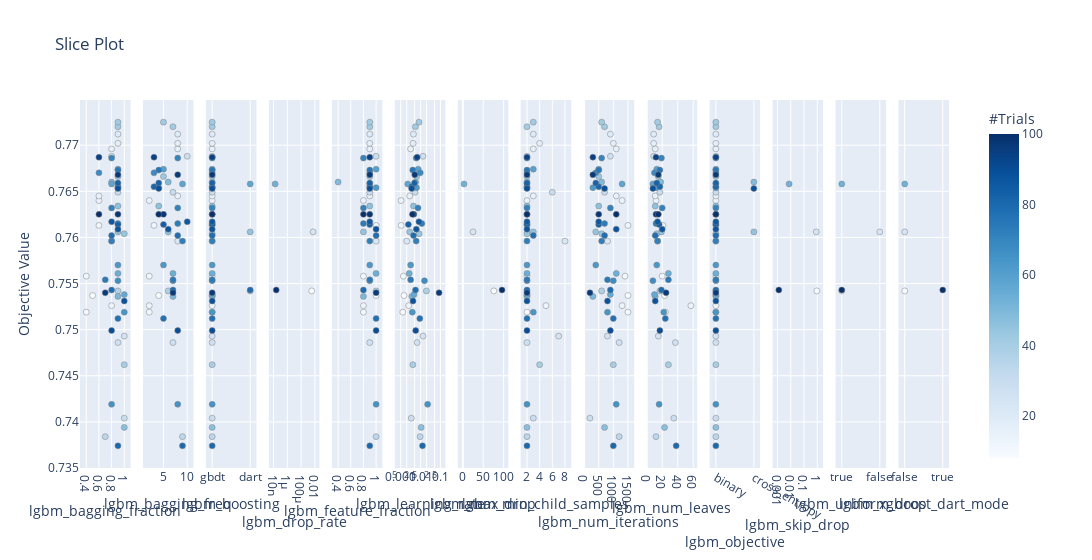

The notebook cell this image was saved under:
### Code cell
optuna.visualization.plot_slice(study)

### Figure 1 — Plotly figure (JSON) as saved in the notebook; plotly's stock layout.template omitted (floating-point values rounded to 4 significant figures)
{"data": [{"marker": {"color": [8, 10, 11, 12, 13, 14, 15, 16, 17, 20, 22, 25, 27, 28, 29, 30, 34, 38, 40, 41, 42, 43, 44, 45, 46, 47, 49, 50, 54, 56, 58, 60, 62, 63, 64, 65, 67, 68, 70, 71, 72, 73, 74, 75, 77, 78, 79, 80, 81, 82, 83, 86, 87, 88, 89, 90, 94, 96, 97, 98, 100], "colorbar": {"title": {"text": "#Trials"}, "x": 1, "xpad": 40}, "colorscale": [[0, "rgb(247,251,255)"], [0.125, "rgb(222,235,247)"], [0.25, "rgb(198,219,239)"], [0.375, "rgb(158,202,225)"], [0.5, "rgb(107,174,214)"], [0.625, "rgb(66,146,198)"], [0.75, "rgb(33,113,181)"], [0.875, "rgb(8,81,156)"], [1, "rgb(8,48,107)"]], "line": {"color": "Grey", "width": 0.5}, "showscale": true}, "mode": "markers", "showlegend": false, "type": "scatter", "x": [0.5, 0.4, 0.4, 0.6, 0.8, 0.6, 0.6, 0.8, 0.9, 0.9, 0.8, 1, 0.9, 0.8, 1, 0.9, 0.7, 0.9, 1, 0.9, 0.9, 0.9, 1, 0.9, 0.9, 1, 0.8, 0.9, 0.9, 1, 0.8, 0.9, 0.9, 0.9, 1, 0.8, 0.9, 0.6, 0.8, 0.8, 0.8, 0.9, 0.7, 0.9, 0.9, 0.8, 0.8, 0.9, 0.9, 0.9, 0.9, 0.8, 0.9, 1, 0.9, 0.8, 0.6, 0.7, 0.9, 0.9, 0.6], "xaxis": "x", "y": [0.7537, 0.7519, 0.7558, 0.7613, 0.7526, 0.764, 0.7645, 0.7696, 0.7702, 0.7712, 0.7596, 0.7493, 0.7486, 0.7688, 0.7404, 0.7649, 0.7384, 0.7542, 0.7462, 0.772, 0.7725, 0.7666, 0.7604, 0.7606, 0.7634, 0.7394, 0.766, 0.7536, 0.7561, 0.7538, 0.7658, 0.7674, 0.7654, 0.757, 0.7519, 0.7419, 0.7553, 0.767, 0.7686, 0.7632, 0.7596, 0.7615, 0.7554, 0.7673, 0.7512, 0.7602, 0.7543, 0.7374, 0.7655, 0.7659, 0.7614, 0.7617, 0.7609, 0.7531, 0.7653, 0.7499, 0.7687, 0.754, 0.7668, 0.7625, 0.7625], "yaxis": "y"}, {"marker": {"color": [8, 10, 11, 12, 13, 14, 15, 16, 17, 20, 22, 27, 28, 30, 34, 38, 41, 42, 43, 45, 46, 49, 50, 54, 58, 60, 62, 63, 65, 67, 68, 70, 71, 72, 73, 74, 75, 77, 78, 79, 80, 81, 82, 83, 86, 87, 89, 90, 94, 96, 97, 98, 100], "colorbar": {"title": {"text": "#Trials"}, "x": 1, "xpad": 40}, "colorscale": [[0, "rgb(247,251,255)"], [0.125, "rgb(222,235,247)"], [0.25, "rgb(198,219,239)"], [0.375, "rgb(158,202,225)"], [0.5, "rgb(107,174,214)"], [0.625, "rgb(66,146,198)"], [0.75, "rgb(33,113,181)"], [0.875, "rgb(8,81,156)"], [1, "rgb(8,48,107)"]], "line": {"color": "Grey", "width": 0.5}, "showscale": false}, "mode": "markers", "showlegend": false, "type": "scatter", "x": [4, 2, 2, 3, 2, 2, 8, 8, 8, 8, 8, 7, 10, 7, 9, 6, 7, 5, 5, 6, 4, 6, 7, 7, 9, 5, 4, 5, 8, 7, 3, 8, 8, 9, 8, 7, 4, 5, 8, 7, 9, 3, 4, 5, 10, 6, 4, 8, 3, 7, 8, 5, 4], "xaxis": "x2", "y": [0.7537, 0.7519, 0.7558, 0.7613, 0.7526, 0.764, 0.7645, 0.7696, 0.7702, 0.7712, 0.7596, 0.7486, 0.7688, 0.7649, 0.7384, 0.7542, 0.772, 0.7725, 0.7666, 0.7606, 0.7634, 0.766, 0.7536, 0.7561, 0.7658, 0.7674, 0.7654, 0.757, 0.7419, 0.7553, 0.767, 0.7686, 0.7632, 0.7596, 0.7615, 0.7554, 0.7673, 0.7512, 0.7602, 0.7543, 0.7374, 0.7655, 0.7659, 0.7614, 0.7617, 0.7609, 0.7653, 0.7499, 0.7687, 0.754, 0.7668, 0.7625, 0.7625], "yaxis": "y2"}, {"marker": {"color": [8, 10, 11, 12, 13, 14, 15, 16, 17, 20, 22, 25, 27, 28, 29, 30, 34, 38, 40, 41, 42, 43, 44, 45, 46, 47, 49, 50, 54, 56, 58, 60, 62, 63, 64, 65, 67, 68, 70, 71, 72, 73, 74, 75, 77, 78, 79, 80, 81, 82, 83, 86, 87, 88, 89, 90, 94, 96, 97, 98, 100], "colorbar": {"title": {"text": "#Trials"}, "x": 1, "xpad": 40}, "colorscale": [[0, "rgb(247,251,255)"], [0.125, "rgb(222,235,247)"], [0.25, "rgb(198,219,239)"], [0.375, "rgb(158,202,225)"], [0.5, "rgb(107,174,214)"], [0.625, "rgb(66,146,198)"], [0.75, "rgb(33,113,181)"], [0.875, "rgb(8,81,156)"], [1, "rgb(8,48,107)"]], "line": {"color": "Grey", "width": 0.5}, "showscale": false}, "mode": "markers", "showlegend": false, "type": "scatter", "x": ["gbdt", "gbdt", "gbdt", "gbdt", "gbdt", "gbdt", "gbdt", "gbdt", "gbdt", "gbdt", "gbdt", "gbdt", "gbdt", "gbdt", "gbdt", "gbdt", "gbdt", "dart", "gbdt", "gbdt", "gbdt", "gbdt", "gbdt", "dart", "gbdt", "gbdt", "gbdt", "gbdt", "gbdt", "gbdt", "dart", "gbdt", "gbdt", "gbdt", "gbdt", "gbdt", "gbdt", "gbdt", "gbdt", "gbdt", "gbdt", "gbdt", "gbdt", "gbdt", "gbdt", "gbdt", "dart", "gbdt", "gbdt", "gbdt", "gbdt", "gbdt", "gbdt", "gbdt", "gbdt", "gbdt", "gbdt", "gbdt", "gbdt", "gbdt", "gbdt"], "xaxis": "x3", "y": [0.7537, 0.7519, 0.7558, 0.7613, 0.7526, 0.764, 0.7645, 0.7696, 0.7702, 0.7712, 0.7596, 0.7493, 0.7486, 0.7688, 0.7404, 0.7649, 0.7384, 0.7542, 0.7462, 0.772, 0.7725, 0.7666, 0.7604, 0.7606, 0.7634, 0.7394, 0.766, 0.7536, 0.7561, 0.7538, 0.7658, 0.7674, 0.7654, 0.757, 0.7519, 0.7419, 0.7553, 0.767, 0.7686, 0.7632, 0.7596, 0.7615, 0.7554, 0.7673, 0.7512, 0.7602, 0.7543, 0.7374, 0.7655, 0.7659, 0.7614, 0.7617, 0.7609, 0.7531, 0.7653, 0.7499, 0.7687, 0.754, 0.7668, 0.7625, 0.7625], "yaxis": "y3"}, {"marker": {"color": [38, 45, 58, 79], "colorbar": {"title": {"text": "#Trials"}, "x": 1, "xpad": 40}, "colorscale": [[0, "rgb(247,251,255)"], [0.125, "rgb(222,235,247)"], [0.25, "rgb(198,219,239)"], [0.375, "rgb(158,202,225)"], [0.5, "rgb(107,174,214)"], [0.625, "rgb(66,146,198)"], [0.75, "rgb(33,113,181)"], [0.875, "rgb(8,81,156)"], [1, "rgb(8,48,107)"]], "line": {"color": "Grey", "width": 0.5}, "showscale": false}, "mode": "markers", "showlegend": false, "type": "scatter", "x": [0.003442, 0.005495, 1.702e-08, 2.433e-08], "xaxis": "x4", "y": [0.7542, 0.7606, 0.7658, 0.7543], "yaxis": "y4"}, {"marker": {"color": [8, 10, 11, 12, 13, 14, 15, 16, 17, 20, 22, 27, 28, 30, 34, 38, 41, 42, 43, 45, 46, 49, 50, 54, 58, 60, 62, 63, 65, 67, 68, 70, 71, 72, 73, 74, 75, 77, 78, 79, 80, 81, 82, 83, 86, 87, 89, 90, 94, 96, 97, 98, 100], "colorbar": {"title": {"text": "#Trials"}, "x": 1, "xpad": 40}, "colorscale": [[0, "rgb(247,251,255)"], [0.125, "rgb(222,235,247)"], [0.25, "rgb(198,219,239)"], [0.375, "rgb(158,202,225)"], [0.5, "rgb(107,174,214)"], [0.625, "rgb(66,146,198)"], [0.75, "rgb(33,113,181)"], [0.875, "rgb(8,81,156)"], [1, "rgb(8,48,107)"]], "line": {"color": "Grey", "width": 0.5}, "showscale": false}, "mode": "markers", "showlegend": false, "type": "scatter", "x": [1, 0.8, 0.8, 1, 0.8, 0.8, 0.9, 0.9, 0.9, 0.9, 1, 0.9, 1, 0.9, 1, 1, 0.9, 0.9, 0.9, 0.8, 0.9, 0.4, 0.8, 1, 0.9, 1, 1, 0.9, 1, 0.9, 0.9, 0.8, 0.8, 0.9, 0.8, 0.9, 0.9, 1, 1, 0.8, 0.9, 0.9, 0.9, 0.9, 0.9, 1, 0.9, 1, 0.9, 1, 0.9, 0.9, 0.8], "xaxis": "x5", "y": [0.7537, 0.7519, 0.7558, 0.7613, 0.7526, 0.764, 0.7645, 0.7696, 0.7702, 0.7712, 0.7596, 0.7486, 0.7688, 0.7649, 0.7384, 0.7542, 0.772, 0.7725, 0.7666, 0.7606, 0.7634, 0.766, 0.7536, 0.7561, 0.7658, 0.7674, 0.7654, 0.757, 0.7419, 0.7553, 0.767, 0.7686, 0.7632, 0.7596, 0.7615, 0.7554, 0.7673, 0.7512, 0.7602, 0.7543, 0.7374, 0.7655, 0.7659, 0.7614, 0.7617, 0.7609, 0.7653, 0.7499, 0.7687, 0.754, 0.7668, 0.7625, 0.7625], "yaxis": "y5"}, {"marker": {"color": [8, 10, 11, 12, 13, 14, 15, 16, 17, 20, 22, 25, 27, 28, 29, 30, 34, 38, 40, 41, 42, 43, 44, 45, 46, 47, 49, 50, 54, 56, 58, 60, 62, 63, 64, 65, 67, 68, 70, 71, 72, 73, 74, 75, 77, 78, 79, 80, 81, 82, 83, 86, 87, 88, 89, 90, 94, 96, 97, 98, 100], "colorbar": {"title": {"text": "#Trials"}, "x": 1, "xpad": 40}, "colorscale": [[0, "rgb(247,251,255)"], [0.125, "rgb(222,235,247)"], [0.25, "rgb(198,219,239)"], [0.375, "rgb(158,202,225)"], [0.5, "rgb(107,174,214)"], [0.625, "rgb(66,146,198)"], [0.75, "rgb(33,113,181)"], [0.875, "rgb(8,81,156)"], [1, "rgb(8,48,107)"]], "line": {"color": "Grey", "width": 0.5}, "showscale": false}, "mode": "markers", "showlegend": false, "type": "scatter", "x": [0.001446, 0.001265, 0.001355, 0.001046, 0.002508, 0.001036, 0.002821, 0.003124, 0.004199, 0.004359, 0.002004, 0.01323, 0.006681, 0.01315, 0.003383, 0.005175, 0.00949, 0.01958, 0.004068, 0.005421, 0.008294, 0.006283, 0.008434, 0.00279, 0.004394, 0.01066, 0.005619, 0.003609, 0.00267, 0.004652, 0.002245, 0.007576, 0.006202, 0.00313, 0.003835, 0.02263, 0.01566, 0.009617, 0.006002, 0.007384, 0.005972, 0.0115, 0.003141, 0.00401, 0.009133, 0.004377, 0.005521, 0.01245, 0.003585, 0.004905, 0.002423, 0.008221, 0.006087, 0.004146, 0.003527, 0.005653, 0.00667, 0.08511, 0.005061, 0.004536, 0.003882], "xaxis": "x6", "y": [0.7537, 0.7519, 0.7558, 0.7613, 0.7526, 0.764, 0.7645, 0.7696, 0.7702, 0.7712, 0.7596, 0.7493, 0.7486, 0.7688, 0.7404, 0.7649, 0.7384, 0.7542, 0.7462, 0.772, 0.7725, 0.7666, 0.7604, 0.7606, 0.7634, 0.7394, 0.766, 0.7536, 0.7561, 0.7538, 0.7658, 0.7674, 0.7654, 0.757, 0.7519, 0.7419, 0.7553, 0.767, 0.7686, 0.7632, 0.7596, 0.7615, 0.7554, 0.7673, 0.7512, 0.7602, 0.7543, 0.7374, 0.7655, 0.7659, 0.7614, 0.7617, 0.7609, 0.7531, 0.7653, 0.7499, 0.7687, 0.754, 0.7668, 0.7625, 0.7625], "yaxis": "y6"}, {"marker": {"color": [38, 45, 58, 79], "colorbar": {"title": {"text": "#Trials"}, "x": 1, "xpad": 40}, "colorscale": [[0, "rgb(247,251,255)"], [0.125, "rgb(222,235,247)"], [0.25, "rgb(198,219,239)"], [0.375, "rgb(158,202,225)"], [0.5, "rgb(107,174,214)"], [0.625, "rgb(66,146,198)"], [0.75, "rgb(33,113,181)"], [0.875, "rgb(8,81,156)"], [1, "rgb(8,48,107)"]], "line": {"color": "Grey", "width": 0.5}, "showscale": false}, "mode": "markers", "showlegend": false, "type": "scatter", "x": [76, 25, 3, 96], "xaxis": "x7", "y": [0.7542, 0.7606, 0.7658, 0.7543], "yaxis": "y7"}, {"marker": {"color": [8, 10, 11, 12, 13, 14, 15, 16, 17, 20, 22, 25, 27, 28, 29, 30, 34, 38, 40, 41, 42, 43, 44, 45, 46, 47, 49, 50, 54, 56, 58, 60, 62, 63, 64, 65, 67, 68, 70, 71, 72, 73, 74, 75, 77, 78, 79, 80, 81, 82, 83, 86, 87, 88, 89, 90, 94, 96, 97, 98, 100], "colorbar": {"title": {"text": "#Trials"}, "x": 1, "xpad": 40}, "colorscale": [[0, "rgb(247,251,255)"], [0.125, "rgb(222,235,247)"], [0.25, "rgb(198,219,239)"], [0.375, "rgb(158,202,225)"], [0.5, "rgb(107,174,214)"], [0.625, "rgb(66,146,198)"], [0.75, "rgb(33,113,181)"], [0.875, "rgb(8,81,156)"], [1, "rgb(8,48,107)"]], "line": {"color": "Grey", "width": 0.5}, "showscale": false}, "mode": "markers", "showlegend": false, "type": "scatter", "x": [2, 2, 2, 2, 5, 2, 3, 3, 4, 3, 8, 7, 2, 2, 3, 6, 2, 2, 4, 2, 3, 2, 2, 3, 2, 2, 2, 2, 2, 2, 2, 3, 2, 2, 3, 2, 2, 2, 2, 2, 2, 2, 2, 2, 2, 3, 2, 2, 2, 2, 2, 2, 2, 2, 2, 2, 2, 2, 2, 2, 2], "xaxis": "x8", "y": [0.7537, 0.7519, 0.7558, 0.7613, 0.7526, 0.764, 0.7645, 0.7696, 0.7702, 0.7712, 0.7596, 0.7493, 0.7486, 0.7688, 0.7404, 0.7649, 0.7384, 0.7542, 0.7462, 0.772, 0.7725, 0.7666, 0.7604, 0.7606, 0.7634, 0.7394, 0.766, 0.7536, 0.7561, 0.7538, 0.7658, 0.7674, 0.7654, 0.757, 0.7519, 0.7419, 0.7553, 0.767, 0.7686, 0.7632, 0.7596, 0.7615, 0.7554, 0.7673, 0.7512, 0.7602, 0.7543, 0.7374, 0.7655, 0.7659, 0.7614, 0.7617, 0.7609, 0.7531, 0.7653, 0.7499, 0.7687, 0.754, 0.7668, 0.7625, 0.7625], "yaxis": "y8"}, {"marker": {"color": [8, 10, 11, 12, 13, 14, 15, 16, 17, 20, 22, 25, 27, 28, 29, 30, 34, 38, 40, 41, 42, 43, 44, 45, 46, 47, 49, 50, 54, 56, 58, 60, 62, 63, 64, 65, 67, 68, 70, 71, 72, 73, 74, 75, 77, 78, 79, 80, 81, 82, 83, 86, 87, 88, 89, 90, 94, 96, 97, 98, 100], "colorbar": {"title": {"text": "#Trials"}, "x": 1, "xpad": 40}, "colorscale": [[0, "rgb(247,251,255)"], [0.125, "rgb(222,235,247)"], [0.25, "rgb(198,219,239)"], [0.375, "rgb(158,202,225)"], [0.5, "rgb(107,174,214)"], [0.625, "rgb(66,146,198)"], [0.75, "rgb(33,113,181)"], [0.875, "rgb(8,81,156)"], [1, "rgb(8,48,107)"]], "line": {"color": "Grey", "width": 0.5}, "showscale": false}, "mode": "markers", "showlegend": false, "type": "scatter", "x": [1500, 1500, 1400, 1500, 1300, 1300, 1100, 1100, 1000, 900, 800, 800, 1200, 900, 200, 700, 1200, 600, 1000, 700, 600, 500, 600, 400, 500, 700, 600, 300, 1100, 900, 1300, 500, 300, 400, 800, 1100, 1000, 400, 600, 900, 600, 700, 800, 500, 1000, 700, 900, 1000, 500, 400, 500, 500, 1100, 800, 700, 900, 300, 200, 300, 500, 1100], "xaxis": "x9", "y": [0.7537, 0.7519, 0.7558, 0.7613, 0.7526, 0.764, 0.7645, 0.7696, 0.7702, 0.7712, 0.7596, 0.7493, 0.7486, 0.7688, 0.7404, 0.7649, 0.7384, 0.7542, 0.7462, 0.772, 0.7725, 0.7666, 0.7604, 0.7606, 0.7634, 0.7394, 0.766, 0.7536, 0.7561, 0.7538, 0.7658, 0.7674, 0.7654, 0.757, 0.7519, 0.7419, 0.7553, 0.767, 0.7686, 0.7632, 0.7596, 0.7615, 0.7554, 0.7673, 0.7512, 0.7602, 0.7543, 0.7374, 0.7655, 0.7659, 0.7614, 0.7617, 0.7609, 0.7531, 0.7653, 0.7499, 0.7687, 0.754, 0.7668, 0.7625, 0.7625], "yaxis": "y9"}, {"marker": {"color": [8, 10, 11, 12, 13, 14, 15, 16, 17, 20, 22, 25, 27, 28, 29, 30, 34, 38, 40, 41, 42, 43, 44, 45, 46, 47, 49, 50, 54, 56, 58, 60, 62, 63, 64, 65, 67, 68, 70, 71, 72, 73, 74, 75, 77, 78, 79, 80, 81, 82, 83, 86, 87, 88, 89, 90, 94, 96, 97, 98, 100], "colorbar": {"title": {"text": "#Trials"}, "x": 1, "xpad": 40}, "colorscale": [[0, "rgb(247,251,255)"], [0.125, "rgb(222,235,247)"], [0.25, "rgb(198,219,239)"], [0.375, "rgb(158,202,225)"], [0.5, "rgb(107,174,214)"], [0.625, "rgb(66,146,198)"], [0.75, "rgb(33,113,181)"], [0.875, "rgb(8,81,156)"], [1, "rgb(8,48,107)"]], "line": {"color": "Grey", "width": 0.5}, "showscale": false}, "mode": "markers", "showlegend": false, "type": "scatter", "x": [23, 24, 20, 21, 57, 12, 11, 11, 9, 9, 14, 15, 37, 9, 35, 17, 12, 17, 28, 16, 14, 15, 13, 19, 11, 23, 18, 11, 28, 10, 8, 13, 12, 13, 22, 16, 8, 10, 19, 20, 14, 12, 28, 17, 24, 11, 19, 38, 17, 13, 16, 14, 20, 11, 8, 17, 12, 25, 15, 12, 15], "xaxis": "x10", "y": [0.7537, 0.7519, 0.7558, 0.7613, 0.7526, 0.764, 0.7645, 0.7696, 0.7702, 0.7712, 0.7596, 0.7493, 0.7486, 0.7688, 0.7404, 0.7649, 0.7384, 0.7542, 0.7462, 0.772, 0.7725, 0.7666, 0.7604, 0.7606, 0.7634, 0.7394, 0.766, 0.7536, 0.7561, 0.7538, 0.7658, 0.7674, 0.7654, 0.757, 0.7519, 0.7419, 0.7553, 0.767, 0.7686, 0.7632, 0.7596, 0.7615, 0.7554, 0.7673, 0.7512, 0.7602, 0.7543, 0.7374, 0.7655, 0.7659, 0.7614, 0.7617, 0.7609, 0.7531, 0.7653, 0.7499, 0.7687, 0.754, 0.7668, 0.7625, 0.7625], "yaxis": "y10"}, {"marker": {"color": [8, 10, 11, 12, 13, 14, 15, 16, 17, 20, 22, 25, 27, 28, 29, 30, 34, 38, 40, 41, 42, 43, 44, 45, 46, 47, 49, 50, 54, 56, 58, 60, 62, 63, 64, 65, 67, 68, 70, 71, 72, 73, 74, 75, 77, 78, 79, 80, 81, 82, 83, 86, 87, 88, 89, 90, 94, 96, 97, 98, 100], "colorbar": {"title": {"text": "#Trials"}, "x": 1, "xpad": 40}, "colorscale": [[0, "rgb(247,251,255)"], [0.125, "rgb(222,235,247)"], [0.25, "rgb(198,219,239)"], [0.375, "rgb(158,202,225)"], [0.5, "rgb(107,174,214)"], [0.625, "rgb(66,146,198)"], [0.75, "rgb(33,113,181)"], [0.875, "rgb(8,81,156)"], [1, "rgb(8,48,107)"]], "line": {"color": "Grey", "width": 0.5}, "showscale": false}, "mode": "markers", "showlegend": false, "type": "scatter", "x": ["binary", "binary", "binary", "binary", "binary", "binary", "binary", "binary", "binary", "binary", "binary", "binary", "binary", "binary", "binary", "binary", "binary", "binary", "binary", "binary", "binary", "binary", "binary", "cross_entropy", "binary", "binary", "cross_entropy", "binary", "binary", "binary", "binary", "binary", "binary", "binary", "binary", "binary", "binary", "binary", "binary", "binary", "binary", "binary", "binary", "binary", "binary", "binary", "binary", "binary", "binary", "binary", "binary", "binary", "binary", "binary", "cross_entropy", "binary", "binary", "binary", "binary", "binary", "binary"], "xaxis": "x11", "y": [0.7537, 0.7519, 0.7558, 0.7613, 0.7526, 0.764, 0.7645, 0.7696, 0.7702, 0.7712, 0.7596, 0.7493, 0.7486, 0.7688, 0.7404, 0.7649, 0.7384, 0.7542, 0.7462, 0.772, 0.7725, 0.7666, 0.7604, 0.7606, 0.7634, 0.7394, 0.766, 0.7536, 0.7561, 0.7538, 0.7658, 0.7674, 0.7654, 0.757, 0.7519, 0.7419, 0.7553, 0.767, 0.7686, 0.7632, 0.7596, 0.7615, 0.7554, 0.7673, 0.7512, 0.7602, 0.7543, 0.7374, 0.7655, 0.7659, 0.7614, 0.7617, 0.7609, 0.7531, 0.7653, 0.7499, 0.7687, 0.754, 0.7668, 0.7625, 0.7625], "yaxis": "y11"}, {"marker": {"color": [38, 45, 58, 79], "colorbar": {"title": {"text": "#Trials"}, "x": 1, "xpad": 40}, "colorscale": [[0, "rgb(247,251,255)"], [0.125, "rgb(222,235,247)"], [0.25, "rgb(198,219,239)"], [0.375, "rgb(158,202,225)"], [0.5, "rgb(107,174,214)"], [0.625, "rgb(66,146,198)"], [0.75, "rgb(33,113,181)"], [0.875, "rgb(8,81,156)"], [1, "rgb(8,48,107)"]], "line": {"color": "Grey", "width": 0.5}, "showscale": false}, "mode": "markers", "showlegend": false, "type": "scatter", "x": [0.9245, 0.8446, 0.007476, 0.001248], "xaxis": "x12", "y": [0.7542, 0.7606, 0.7658, 0.7543], "yaxis": "y12"}, {"marker": {"color": [38, 45, 58, 79], "colorbar": {"title": {"text": "#Trials"}, "x": 1, "xpad": 40}, "colorscale": [[0, "rgb(247,251,255)"], [0.125, "rgb(222,235,247)"], [0.25, "rgb(198,219,239)"], [0.375, "rgb(158,202,225)"], [0.5, "rgb(107,174,214)"], [0.625, "rgb(66,146,198)"], [0.75, "rgb(33,113,181)"], [0.875, "rgb(8,81,156)"], [1, "rgb(8,48,107)"]], "line": {"color": "Grey", "width": 0.5}, "showscale": false}, "mode": "markers", "showlegend": false, "type": "scatter", "x": [true, false, true, true], "xaxis": "x13", "y": [0.7542, 0.7606, 0.7658, 0.7543], "yaxis": "y13"}, {"marker": {"color": [38, 45, 58, 79], "colorbar": {"title": {"text": "#Trials"}, "x": 1, "xpad": 40}, "colorscale": [[0, "rgb(247,251,255)"], [0.125, "rgb(222,235,247)"], [0.25, "rgb(198,219,239)"], [0.375, "rgb(158,202,225)"], [0.5, "rgb(107,174,214)"], [0.625, "rgb(66,146,198)"], [0.75, "rgb(33,113,181)"], [0.875, "rgb(8,81,156)"], [1, "rgb(8,48,107)"]], "line": {"color": "Grey", "width": 0.5}, "showscale": false}, "mode": "markers", "showlegend": false, "type": "scatter", "x": [false, false, false, true], "xaxis": "x14", "y": [0.7542, 0.7606, 0.7658, 0.7543], "yaxis": "y14"}], "layout": {"title": {"text": "Slice Plot"}, "width": 4200, "xaxis": {"anchor": "y", "domain": [0, 0.05816], "title": {"text": "lgbm_bagging_fraction"}}, "xaxis10": {"anchor": "y10", "domain": [0.652, 0.7102], "title": {"text": "lgbm_num_leaves"}}, "xaxis11": {"anchor": "y11", "domain": [0.7245, 0.7827], "title": {"text": "lgbm_objective"}}, "xaxis12": {"anchor": "y12", "domain": [0.7969, 0.8551], "title": {"text": "lgbm_skip_drop"}, "type": "log"}, "xaxis13": {"anchor": "y13", "domain": [0.8694, 0.9276], "title": {"text": "lgbm_uniform_drop"}}, "xaxis14": {"anchor": "y14", "domain": [0.9418, 1], "title": {"text": "lgbm_xgboost_dart_mode"}}, "xaxis2": {"anchor": "y2", "domain": [0.07245, 0.1306], "title": {"text": "lgbm_bagging_freq"}}, "xaxis3": {"anchor": "y3", "domain": [0.1449, 0.2031], "title": {"text": "lgbm_boosting"}}, "xaxis4": {"anchor": "y4", "domain": [0.2173, 0.2755], "title": {"text": "lgbm_drop_rate"}, "type": "log"}, "xaxis5": {"anchor": "y5", "domain": [0.2898, 0.348], "title": {"text": "lgbm_feature_fraction"}}, "xaxis6": {"anchor": "y6", "domain": [0.3622, 0.4204], "title": {"text": "lgbm_learning_rate"}, "type": "log"}, "xaxis7": {"anchor": "y7", "domain": [0.4347, 0.4929], "title": {"text": "lgbm_max_drop"}}, "xaxis8": {"anchor": "y8", "domain": [0.5071, 0.5653], "title": {"text": "lgbm_min_child_samples"}}, "xaxis9": {"anchor": "y9", "domain": [0.5796, 0.6378], "title": {"text": "lgbm_num_iterations"}}, "yaxis": {"anchor": "x", "domain": [0, 1], "title": {"text": "Objective Value"}}, "yaxis10": {"anchor": "x10", "domain": [0, 1], "matches": "y", "showticklabels": false}, "yaxis11": {"anchor": "x11", "domain": [0, 1], "matches": "y", "showticklabels": false}, "yaxis12": {"anchor": "x12", "domain": [0, 1], "matches": "y", "showticklabels": false}, "yaxis13": {"anchor": "x13", "domain": [0, 1], "matches": "y", "showticklabels": false}, "yaxis14": {"anchor": "x14", "domain": [0, 1], "matches": "y", "showticklabels": false}, "yaxis2": {"anchor": "x2", "domain": [0, 1], "matches": "y", "showticklabels": false}, "yaxis3": {"anchor": "x3", "domain": [0, 1], "matches": "y", "showticklabels": false}, "yaxis4": {"anchor": "x4", "domain": [0, 1], "matches": "y", "showticklabels": false}, "yaxis5": {"anchor": "x5", "domain": [0, 1], "matches": "y", "showticklabels": false}, "yaxis6": {"anchor": "x6", "domain": [0, 1], "matches": "y", "showticklabels": false}, "yaxis7": {"anchor": "x7", "domain": [0, 1], "matches": "y", "showticklabels": false}, "yaxis8": {"anchor": "x8", "domain": [0, 1], "matches": "y", "showticklabels": false}, "yaxis9": {"anchor": "x9", "domain": [0, 1], "matches": "y", "showticklabels": false}}}
